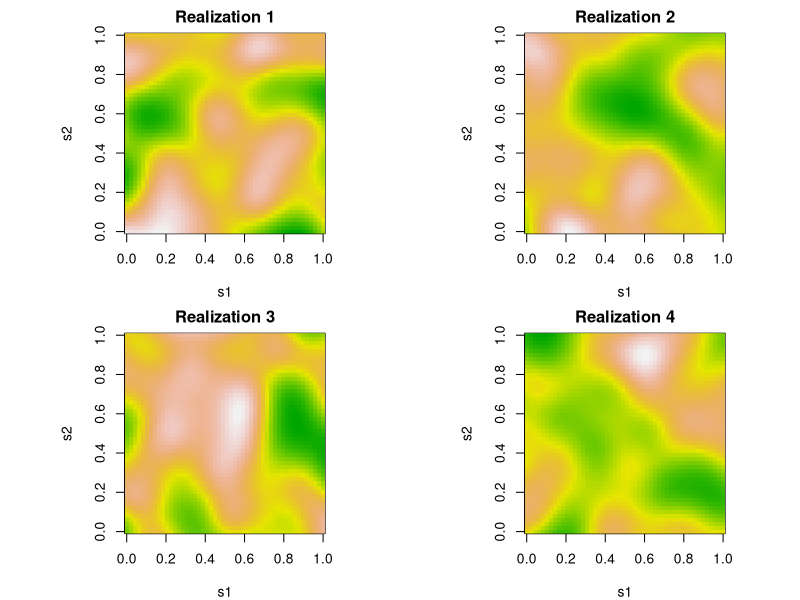

Write R code to recreate this figure.
# Load library for Multivariate Normal sampling
if (!require("MASS")) install.packages("MASS")
library(MASS)

# 1. Set Parameters from the provided text
sigma_sq <- 1.0   # Variance (sigma^2)
l <- 0.15          # Length-scale (phi)
n_grid <- 50      # Resolution

# 2. Define the spatial domain D = [0, 1] x [0, 1]
x <- seq(0, 1, length.out = n_grid)
y <- seq(0, 1, length.out = n_grid)
grid <- expand.grid(x = x, y = y)

# 3. Compute Isotropic Covariance Matrix (Definition 2.1.2)
# Calculate Euclidean distance matrix ||s - t||
dist_matrix <- as.matrix(dist(grid))

# Squared Exponential (Gaussian) Covariance
K <- sigma_sq * exp(-(dist_matrix^2) / (2 * l^2))
K <- K + diag(1e-8, nrow(grid)) # Jitter for numerical stability

# 4. Sample 4 realizations of the Gaussian Process (Definition 2.1.9)
set.seed(123)
# Sample from MVN with mean vector 0
z_samples <- mvrnorm(n = 4, mu = rep(0, nrow(grid)), Sigma = K)

# 5. Plotting in a 2x2 grid
# pty = "s" ensures the entire plot region is square
par(mfrow = c(2, 2), pty = "s", mar = c(4, 4, 2, 1))

for (i in 1:4) {
  Z_matrix <- matrix(z_samples[i, ], nrow = n_grid, ncol = n_grid)
  
  # Heatmap rendering
  image(x, y, Z_matrix, 
        col = terrain.colors(100), 
        main = paste("Realization", i),
        xlab = "s1", ylab = "s2")
}